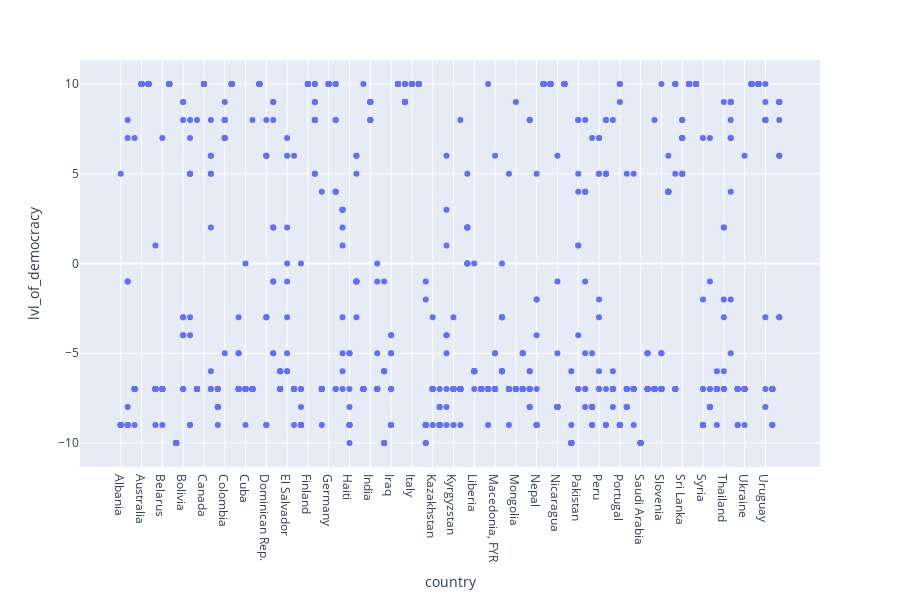

Notebook source saved alongside this figure:
### Code cell
px.scatter(data, x="country", y="lvl_of_democracy").show()

### Figure 1 — Plotly figure (JSON) as saved in the notebook; plotly's stock layout.template omitted (floating-point values rounded to 4 significant figures; data arrays with more than 128 entries replaced by an {"elided": "..."} marker saying what was removed)
{"data": [{"hoverlabel": {"namelength": 0}, "hovertemplate": "country=%{x}<br>lvl_of_democracy=%{y}", "legendgroup": "", "marker": {"color": "#636efa", "symbol": "circle"}, "mode": "markers", "name": "", "showlegend": false, "type": "scatter", "x": {"elided": "864 str values"}, "xaxis": "x", "y": {"elided": "864 int values"}, "yaxis": "y"}], "layout": {"height": 600, "legend": {"tracegroupgap": 0}, "margin": {"t": 60}, "xaxis": {"anchor": "y", "domain": [0, 1], "title": {"text": "country"}}, "yaxis": {"anchor": "x", "domain": [0, 1], "title": {"text": "lvl_of_democracy"}}}}
